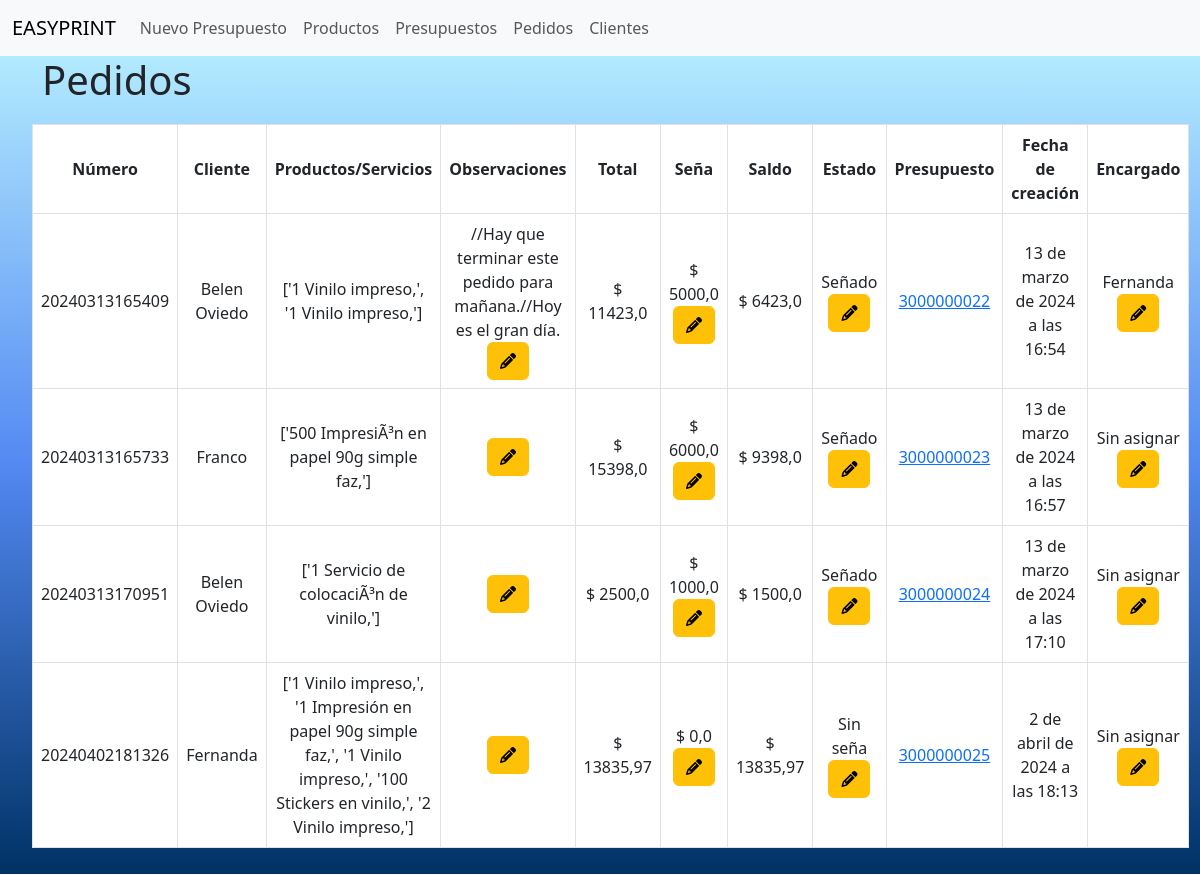
/Pedidos, run on the app's committed database.
### core/models.py (models this page shows, shortened)
class Pedido(models.Model):
    numero=models.IntegerField(primary_key=True)
    producto=models.TextField(blank=True, null=True)
    descripcion = models.CharField(max_length=200)
    precio = models.FloatField()
    senia=models.FloatField(null=True,blank=True)
    saldo=models.FloatField(null=True,blank=True)
    estado=models.TextField(choices=estado_pedido, default='Sin seña', max_length=100)
    cliente=models.ForeignKey(on_delete=models.CASCADE, to='core.Cliente', default=None,blank=True)
    presupuesto = models.IntegerField(null=True,blank=True)
    encargado = models.ForeignKey(on_delete=models.CASCADE, to=User, default=None,blank=True, null=True)
    created = models.DateTimeField(auto_now_add=True)
    updated = models.DateTimeField(auto_now_add=True)
    @property
    def nombre_encargado(self):
        if self.encargado != None:
            return self.encargado.first_name
        else:
            return 'Sin asignar'
    class META():
        ordering = ["-created"]
        verbose_name = "Pedido"
        verbose_name_plural = "Pedidos"

class Cliente(models.Model):
    nombre = models.CharField(max_length=100)
    negocio = models.CharField(max_length=100, blank=True)
    telefono = models.CharField(max_length=13, blank=True)
    direccion = models.CharField(max_length=200, blank=True, null=True, default=None)
    email = models.EmailField(max_length=100, blank=True)
    metodo_contacto=models.IntegerField(null=False,blank=False,choices=metodo_contacto, default=0)
    created = models.DateTimeField(auto_now_add=True)
    updated = models.DateTimeField(auto_now_add=True)
    def __str__(self):
        return self.nombre
    class META():
        verbose_name = "Cliente"
        verbose_name_plural = "Clientes"

### core/views.py (the view)
# urls.py: path('Pedidos', Lista_Pedidos, name='Pedidos'),
def Lista_Pedidos(request):
    Pedidos = Pedido.objects.order_by('numero').all()
    return render(request, 'core/Pedidos.html', {'Pedidos':Pedidos})

### core/templates/core/Pedidos.html (shortened to what this page needs)
{% extends 'core/base.html' %}
{% load static %}
        {% block bodycontent %}
            <div class="container">
                <h1>Pedidos</h1>
            </div>
            <div class="row">
                <div class="container">
                    <div class="col-sm-12 col-md-12 col-lg-12 col-xl-12">
                        <table id="Pedidos" class="table table-hover table table-bordered">
                            <thead>
                                <tr>
                                    <th class="centered">Número</th>
                                    <th class="centered">Cliente</th>
                                    <th class="centered">Productos/Servicios</th>
                                    <th class="centered">Observaciones</th>
                                    <th class="centered">Total</th>
                                    <th class="centered">Seña</th>
                                    <th class="centered">Saldo</th>
                                    <th class="centered">Estado</th>
                                    <th class="centered">Presupuesto</th>
                                    <th class="centered">Fecha de creación</th>
                                    <th class="centered">Encargado</th>
                                </tr>
                            </thead>
                            <tbody id="tableBody_Pedido">
                                {% for p in Pedidos %}
                                    <tr>
                                        <td>{{p.numero}}</td>
                                        <td>{{p.cliente}}</td>
                                        <td>{{p.producto}}</td>
                                        <td>
                                            {{p.descripcion}}
                                            <button type="button" class="btn btn-warning btn-xs" data-bs-toggle="modal" data-bs-target="#agregarDescripcionModal" data-bs-whatever="{{p.numero}}"><i class="fa-solid fa-pencil sm"></i></button>
                                        </td>
                                        <td>$ {{p.precio}}</td>
                                        <td>
                                            $ {{p.senia}}
                                            <button type="button" class="btn btn-warning btn-xs" data-bs-toggle="modal" data-bs-target="#agregarSeniaModal" data-bs-whatever="{{p.numero}}"><i class="fa-solid fa-pencil sm"></i></button>
                                        </td>
                                        <td>$ {{p.saldo}}</td>
                                        <td>
                                            {{p.estado}}
                                            <button type="button" class="btn btn-warning btn-xs" data-bs-toggle="modal" data-bs-target="#cambiarEstadoModal" data-bs-whatever="{{p.numero}}"><i class="fa-solid fa-pencil sm"></i></button>
                                        </td>
                                        <td><a href="VerPresupuesto/{{p.presupuesto}}">{{p.presupuesto}}</a></td>
                                        <td>{{p.created}}</td>
                                        <td>
                                            {{p.nombre_encargado}}
                                            <button type="button" class="btn btn-warning btn-xs" data-bs-toggle="modal" data-bs-target="#cambiarEncargadoModal" data-bs-whatever="{{p.numero}}"><i class="fa-solid fa-pencil sm"></i></button>
                                        </td>
                                    </tr>
                                {% endfor %}
                            </tbody>
                        </table>
                    </div>
                </div>
            </div>
        {% endblock %}

### core/static/core/css/Index.css (style rules this page uses)
.centered { text-align: center !important; vertical-align: middle !important; }
th, td { text-align: center; vertical-align: middle; }
.row { border-radius: 10px; margin: 10px; padding: 10px; }

### data on the page
Pedido: numero "20240313165409", cliente "Belen Oviedo", producto "['1 Vinilo impreso,', '1 Vinilo impreso,']", descripcion "//Hay que terminar este pedido para mañana.//Hoy es el gran día.", precio "11423,0", senia "5000,0", saldo "6423,0", estado "Señado", presupuesto "3000000022", created "13 de marzo de 2024 a las 16:54", nombre_encargado "Fernanda"
Pedido: numero "20240313165733", cliente "Franco", producto "['500 ImpresiÃ³n en papel 90g simple faz,']", precio "15398,0", senia "6000,0", saldo "9398,0", estado "Señado", presupuesto "3000000023", created "13 de marzo de 2024 a las 16:57", nombre_encargado "Sin asignar"
Pedido: numero "20240313170951", cliente "Belen Oviedo", producto "['1 Servicio de colocaciÃ³n de vinilo,']", precio "2500,0", senia "1000,0", saldo "1500,0", estado "Señado", presupuesto "3000000024", created "13 de marzo de 2024 a las 17:10", nombre_encargado "Sin asignar"
Pedido: numero "20240402181326", cliente "Fernanda", producto "['1 Vinilo impreso,', '1 Impresión en papel 90g simple faz,', '1 Vinilo impreso,', '100 Stickers en vinilo,', '2 Vinilo impreso,']", precio "13835,97", senia "0,0", saldo "13835,97", estado "Sin seña", presupuesto "3000000025", created "2 de abril de 2024 a las 18:13", nombre_encargado "Sin asignar"
